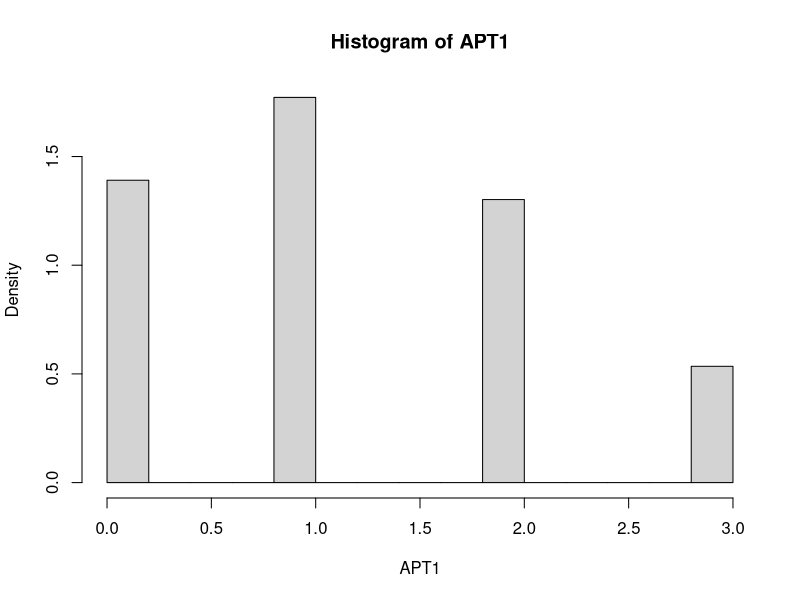
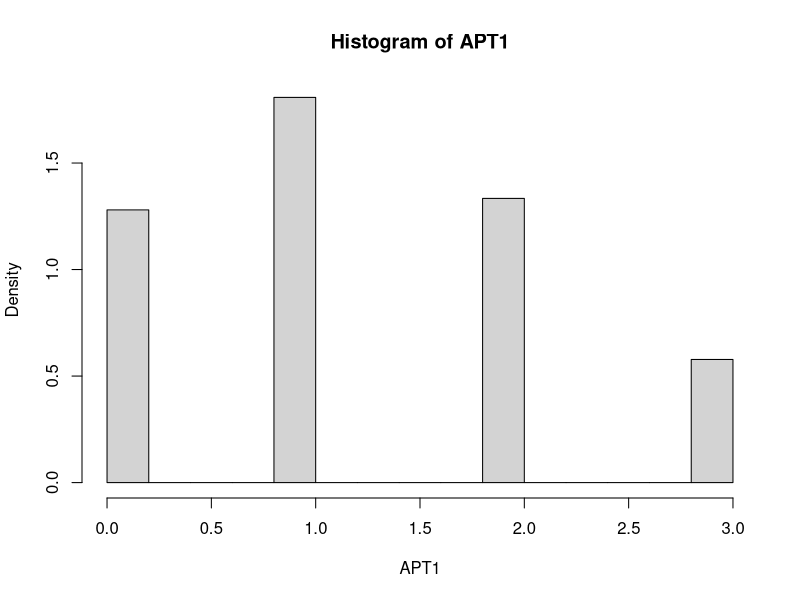
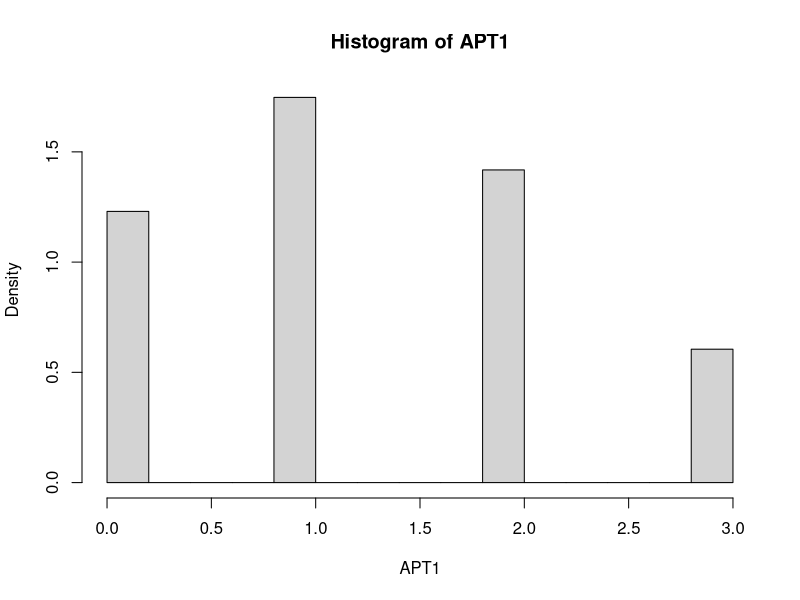
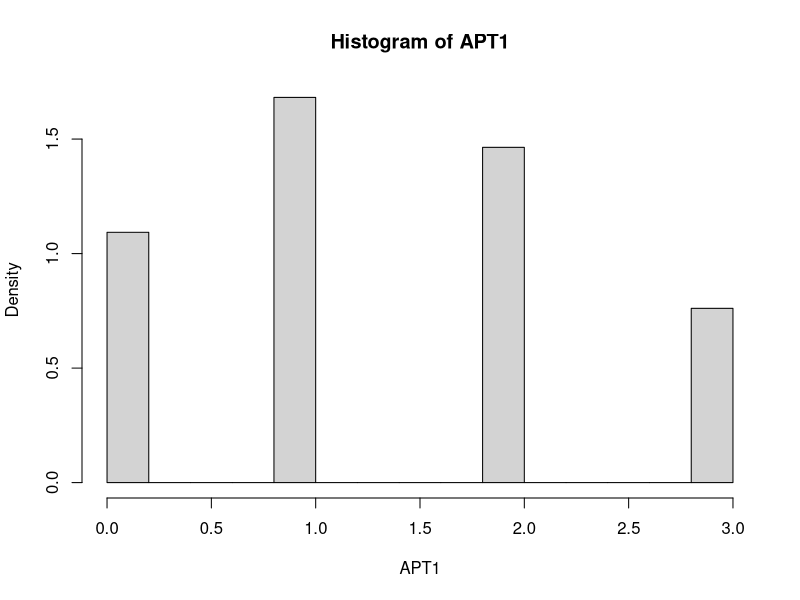
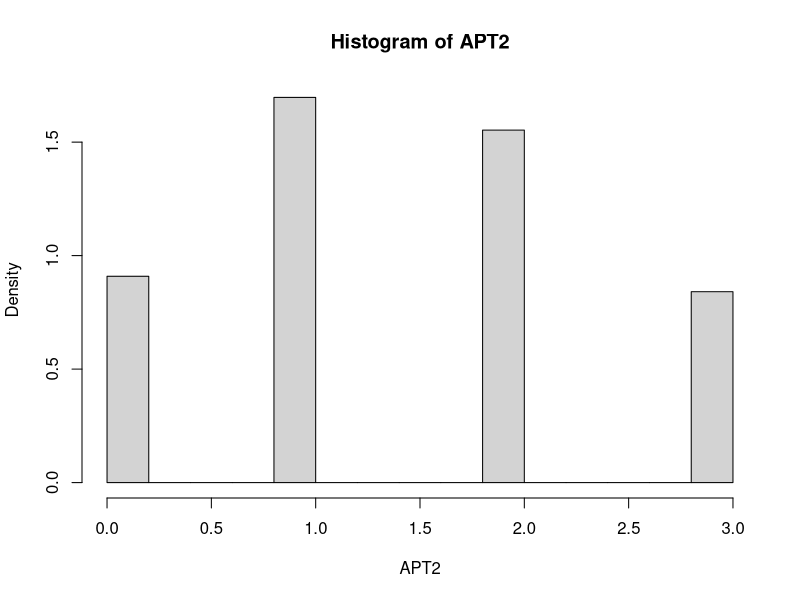
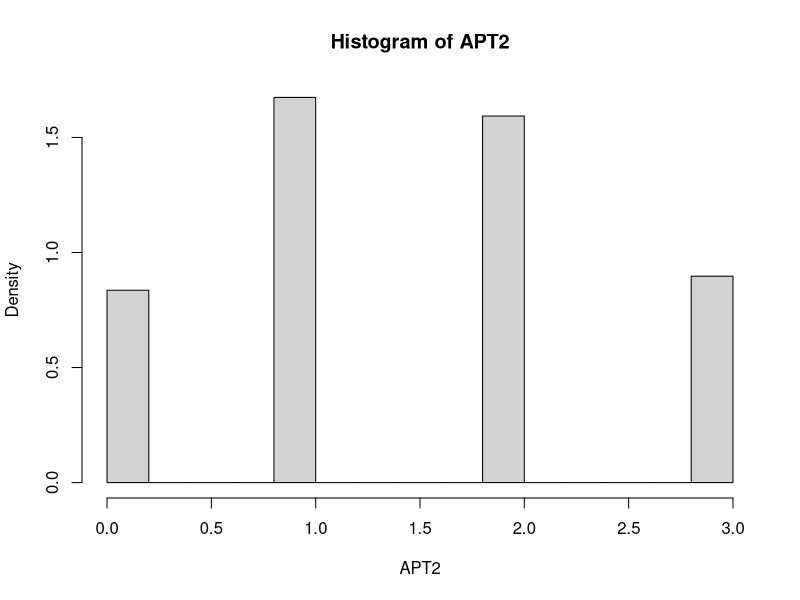
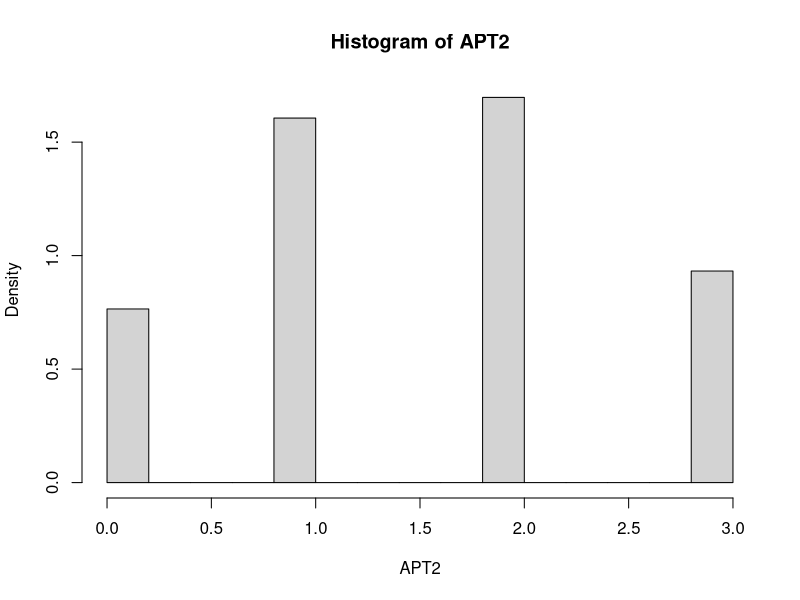
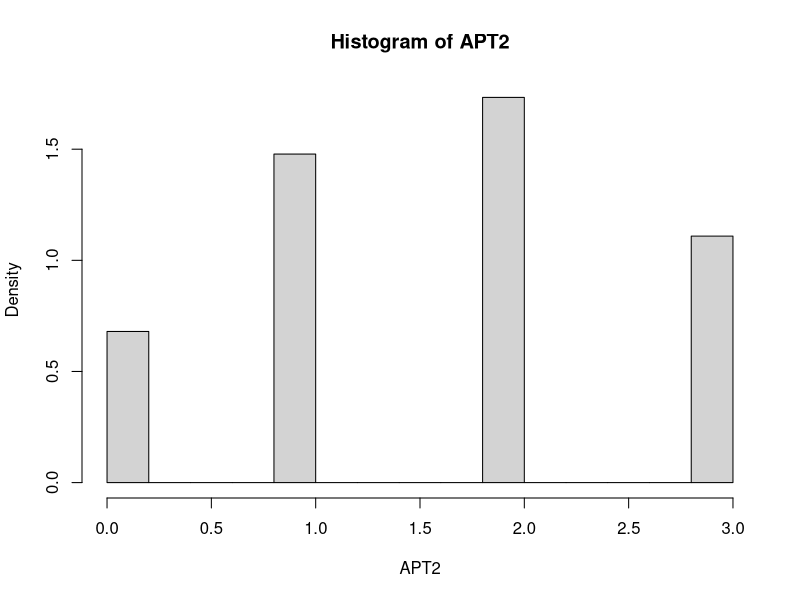

Source code (R) for these figures, in order:
## ---- chunk 1
knitr::opts_chunk$set(echo = TRUE)
## ---- chunk 2
UR <- function(){

}
## ---- chunk 3
#' TSPostdiff AP Test
#'
#' Runs TSPostdiff in two armed scenario for n batches, with given batch size and burnin period, calculate AP Test statistic for each arm.
#' @param pa prior probability of arm a
#' @param pb prior probability of arm b
#' @param n number of trials in one simulation 
#' @param burnin number of batches that runs only uniform random sampling before applying TS-Post Diff to provide more successes and failures in the beta distribution # nolint
#' @param batch number of trials before updating posterior probability
#' 
#' @return vector containing WaldScore[n], reward[n], APT_1, APT_2: the final waldscore, reward, and AP test statistics for both arms

TSPDD <- function(pa, pb, n, c, burnin, batch) {
  # Set arm success and failures
  # ex. [0,1,1,1,2, 3, 3, 4, 5, 6] final index is total successes
  arm_a_successes <- c(0)
  arm_a_failures <- c(0)
  arm_b_successes <- c(0)
  arm_b_failures <- c(0)
  

  arm_a_s <- c(0)
  arm_a_f <- c(0)
  arm_b_s <- c(0)
  arm_b_f <- c(0)
 
  # AP Test statistic for arm a and arm b
  # TODO: referring to arms as a and b, vs 1 and 2?
  APT_1 = 0
  APT_2 = 0
  
  # TODO: unclear variable name - what does abl mean?
  # list that tracks number of successes for all arms
  # history generated for all the arms successes and failures
  abl <- c()
  
  # BURNIN PERIOD: use UR only
  for (i in 1:burnin) {
    # draw_a and draw_b are local variables, determine which arm add the first UR distribution
    # draw a and draw b: allocation probability of arms a and b
    draw_a <- runif(1)
    draw_b <- runif(1)
    
    # if draw a is bigger than draw b
    if (draw_a > draw_b) {
      # "choose arm a"
      # Check if smaller than prior probability, update abl, number of successes & failures for arm a
      # new randomly generated probability is smaller than the prior probability
      # check if arm a was "successful", has reward
      if (runif(1) < pa) {
        # arm a is successufl
        abl[i] <- 1
        arm_a_s <- arm_a_s + 1
      } else {
        # arm a was not successful (not chosen)
        abl[i] <- 0
        arm_a_f <- arm_a_f + 1
      }
    }

    # if draw b is bigger than draw a
    else{
      # Check if smaller than prior probability, update abl, number of successes & failures for arm b
      if (runif(1) < pb) {
        abl[i] <- 1
        arm_b_s <- arm_b_s + 1
      }
      else {
        abl[i] <- 0
        arm_b_f <- arm_b_f + 1
      }
    }

    # Update total number of success and failures for arms a and b
    # TODO: why not directly add to arm_a_successes earlier? Difference between these
    arm_a_successes[i] <- arm_a_s
    arm_a_failures[i] <- arm_a_f
    arm_b_successes[i] <- arm_b_s
    arm_b_failures[i] <- arm_b_f
    
  }

  # NOT BURNIN PERIOD: Use TS or UR depending on difference between posterior probabilities
  
  for (i in (burnin + 1):n) {
    # update posterior probability based on batch size 
    m = i %% batch 
    # Update posterior probability
    if (m == 0){
      draw_a <-
        rbeta(1, arm_a_successes[i - 1] + 1, arm_a_failures[i - 1] + 1) #draw from Beta(alpha, beta) distribution based on current successes & failures
      draw_b <-
        rbeta(1, arm_b_successes[i - 1] + 1, arm_b_failures[i - 1] + 1) # alpha = current successes, beta = current failures of each arm
    }
    # Does not update posterior probability 
    else{
      draw_a <-
        rbeta(1, arm_a_successes[i - m] + 1, arm_a_failures[i - m] + 1) # using the last settings for the distribution (not updated yet)
      draw_b <-
        rbeta(1, arm_b_successes[i - m] + 1, arm_b_failures[i - m] + 1)
    }
    # you can change 1000 to 10000 or whatever to make the result better.
    
    # if difference between the posterior proabilities is smaller than the threshold, use UR
    if (abs(draw_a - draw_b) < c) {
      draw_a <- runif(1)
      draw_b <- runif(1)
    } 
    # otherwise, use TS 
    # TODO: refactor code for TS and UR? avoid repetitive code
    # generate TS based on past history
    else {
      if (m == 0){
        draw_a <-
          rbeta(1, arm_a_successes[i - 1] + 1, arm_a_failures[i - 1] + 1)
        draw_b <-
          rbeta(1, arm_b_successes[i - 1] + 1, arm_b_failures[i - 1] + 1)
      }
      else{
        draw_a <-
          rbeta(1, arm_a_successes[i - m] + 1, arm_a_failures[i - m] + 1)
        draw_b <-
          rbeta(1, arm_b_successes[i - m] + 1, arm_b_failures[i - m] + 1)
      }
      
      # update AP test statistic 1 (without UR sampling)
      if (draw_b >draw_a){
        APT_1 = APT_1 + 1
      }
    }
    # Update arm a and arm b history
    # Always runs, no matter if it is UR or TS 
    if (draw_a > draw_b) {
      if (runif(1) < pa) {
        abl[i] <- 1
        arm_a_s <- arm_a_s + 1
      } else {
        abl[i] <- 0
        arm_a_f <- arm_a_f + 1
      }
    } else{
      if (runif(1) < pb) {
        abl[i] <- 1
        arm_b_s <- arm_b_s + 1
      } else {
        abl[i] <- 0
        arm_b_f <- arm_b_f + 1
      }
    }

    # AP Test statistic 2 (including the ones with UR)
    if (draw_b > draw_a){
      APT_2 <- APT_2 + 1
    }
    arm_a_successes[i] <- arm_a_s
    arm_a_failures[i] <- arm_a_f
    arm_b_successes[i] <- arm_b_s
    arm_b_failures[i] <- arm_b_f
  }


  #TODO: this would be a list?
  # [0,1,1,2] + [1,1,]
  #na: number of times arm A was pulled. nb: same
  na <- arm_a_successes + arm_a_failures
  nb <- arm_b_successes + arm_b_failures
  # estimated posterior probability of arms a and b
  # [] posterior prob for arm a to be successful for each timepoint
  pa_est <- arm_a_successes / na
  pb_est <- arm_b_successes / nb

  # waldScore for confidence interval, is a way to analyze categorical data underlying chi-squared distribution
  # vectors, instead of summation
  WaldScore <-
    (pa_est - pb_est) / sqrt(pa_est * (1 - pa_est) / na + pb_est * (1 - pb_est) /nb)
  
  # vector of rewards (history)
  # expected reward we have from both arms at different sample sizes
  # TODO: rename to expected reward
  reward <- (na * pa + nb * pb) / c(1:n)
  
  # 
  return(c(WaldScore[n], reward[n], APT_1, APT_2))
}
## ---- chunk 4
#' Critical Value (Normal)
#'
#' Finds critical value using normal assumption on LLN
#' @param APT AP Test statistic
#' @param alpha TODO: what is this parameter? 
#' 
#' @return critical value

normal_cv <- function(APT, alpha){
  m <- mean(APT) 
  v <- var(APT)
  sd <- sqrt(v)
  normal_rej <- qnorm(1-alpha)
  cv <- normal_rej * sd + m
  return(cv)
}
## ---- chunk 5
#' Critical Value (Empirical)
#'
#' Finds critical value using empirical assumption on LLN
#' @param APT AP Test statistic
#' @param alpha TODO: what is this parameter?
#' 
#' @return critical value

empirical_cv <- function(APT, alpha){
  cdf = 0
  i = 0 
  while (cdf <= 1- alpha){
    p_i <-sum(APT == i)/length(APT)
    cdf <- sum(cdf, p_i)
    i = i + 1
  }
  return(i-1)
}
## ---- chunk 6

#' Calculating FPR for Effect Size
#'
#' Finds critical value using empirical assumption on LLN
#' @param APT AP Test statistic
#' @param alpha TODO: what is this parameter?
#' 
#' @return critical value
## ---- chunk 7
set.seed(0)
#calculate power and reward in case p0 < p1
alpha <- 0.05
effect_size <- 0 # effect size is 0: no difference between arms
p0 <- 0.5 - effect_size / 2
p1 <- 0.5 + effect_size / 2
N <- 15 # sample_size(total number of trials in one simulation)
B <- 5000 # number of simulations
c <- 0.1 # threshold
burn_in <- 2 # # of burnin trials
n <-  3 # batch_size
Ti <- N/n # num_batches

results <- array(dim = c(B, 4))
for (i in 1:B) {
  results[i,] <-
    TSPDD(
      pa = p0,
      pb = p1,
      n = Ti,
      c = c,
      burnin = burn_in, #burnin=1 means no burnin needs to be larger than batch-1, burnin=2 means there is one UR distribution before apply TSPost-Diff
      batch = n
    ) 
}
average_power = mean(results[, 1] > 1.96)
average_reward = mean(results[, 2])
APT1 = results[,3]
APT2 = results[,4]

#Histogram of APT1
hist(APT1, freq = FALSE)

# empirical and normal CV of APT1 is
em_cv <- empirical_cv(APT1,alpha)
paste('empirical CV is', em_cv)
norm_cv <- normal_cv(APT1,alpha)
paste('normal CV is', norm_cv)

# empirical cdf of APT1 is
F1 <- ecdf(APT1)

# empirical and normal FPR of APT1 is
paste('empirical FPR is', 1-F1(em_cv))
paste('normal FPR is', 1-F1(floor(norm_cv)))
## ---- chunk 8
set.seed(0)
#calculate power and reward in case p1>p2
alpha <- 0.05
effect_size <- 0.05 # effect size is 0.05: difference between arm's rewards is 0.05
p1 <- 0.5 - effect_size / 2
p2 <- 0.5 + effect_size / 2

for (i in 1:B) {
  results[i,] <-
    TSPDD(
      pa = p1,
      pb = p2,
      n = Ti,
      c = c,
      burnin = burn_in, #burnin=1 means no burnin needs to be larger than batch-1
      batch = n
    ) 
}
average_power = mean(results[, 1] > 1.96)
average_reward = mean(results[, 2])
APT1 = results[,3]
APT2 = results[,4]

#Histogram of APT1
hist(APT1, freq = FALSE)
F1 <- ecdf(APT1)

paste('empircal Power is', 1-F1(em_cv))
paste('normal Power is', 1-F1(floor(norm_cv)))
## ---- chunk 9
set.seed(0)
#calculate power and reward in case p1>p2
alpha <- 0.05
effect_size <- 0.1
p1 <- 0.5 - effect_size / 2
p2 <- 0.5 + effect_size / 2

for (i in 1:B) {
  results[i,] <-
    TSPDD(
      pa = p1,
      pb = p2,
      n = Ti,
      c = c,
      burnin = burn_in, #burnin=1 means no burnin needs to be larger than batch-1
      batch = n
    ) 
}
average_power = mean(results[, 1] > 1.96)
average_reward = mean(results[, 2])
APT1 = results[,3]
APT2 = results[,4]
#Histogram of APT1
hist(APT1, freq = FALSE)

F1 <- ecdf(APT1)

paste('empircal Power is', 1-F1(em_cv))
paste('normal Power is', 1-F1(floor(norm_cv)))
## ---- chunk 10
set.seed(0)
#calculate power and reward in case p1>p2
alpha <- 0.05
effect_size <- 0.2
p1 <- 0.5 - effect_size / 2
p2 <- 0.5 + effect_size / 2

for (i in 1:B) {
  results[i,] <-
    TSPDD(
      pa = p1,
      pb = p2,
      n = Ti,
      c = c,
      burnin = burn_in, #burnin=1 means no burnin needs to be larger than batch-1
      batch = n
    ) 
}
average_power = mean(results[, 1] > 1.96)
average_reward = mean(results[, 2])
APT1 = results[,3]
APT2 = results[,4]
#Histogram of APT1
hist(APT1, freq = FALSE)

F1 <- ecdf(APT1)

paste('empircal Power is', 1-F1(em_cv))
paste('normal Power is', 1-F1(floor(norm_cv)))
## ---- chunk 11
set.seed(0)
#calculate power and reward in case p1>p2
alpha <- 0.05
effect_size <- 0
p1 <- 0.5 - effect_size / 2
p2 <- 0.5 + effect_size / 2
results <- array(dim = c(B, 4))
for (i in 1:B) {
  results[i,] <-
    TSPDD(
      pa = p1,
      pb = p2,
      n = Ti,
      c = c,
      burnin = burn_in, #burnin=1 means no burnin needs to be larger than batch-1
      batch = n
    ) 
}
average_power = mean(results[, 1] > 1.96)
average_reward = mean(results[, 2])
APT1 = results[,3]
APT2 = results[,4]
#Histogram of APT1
hist(APT2, freq = FALSE)

# emipircal CV of APT1 is
em_cv <- empirical_cv(APT2,alpha)
paste('empirical CV is', em_cv)
# normal CV of APT1 is

norm_cv <- normal_cv(APT2,alpha)
paste('normal CV is', norm_cv)

# empirical cdf of APT1 is

F1 <- ecdf(APT2)

paste('empircal FPR is', 1-F1(em_cv))
paste('normal FPR is', 1-F1(floor(norm_cv)))
## ---- chunk 12
set.seed(0)
#calculate power and reward in case p1>p2
alpha <- 0.05
effect_size <- 0.05
p1 <- 0.5 - effect_size / 2
p2 <- 0.5 + effect_size / 2

for (i in 1:B) {
  results[i,] <-
    TSPDD(
      pa = p1,
      pb = p2,
      n = Ti,
      c = c,
      burnin = burn_in, #burnin=1 means no burnin needs to be larger than batch-1
      batch = n
    ) 
}
average_power = mean(results[, 1] > 1.96)
average_reward = mean(results[, 2])
APT1 = results[,3]
APT2 = results[,4]
#Histogram of APT1
hist(APT2, freq = FALSE)

F1 <- ecdf(APT2)

paste('empircal Power is', 1-F1(em_cv))
paste('normal Power is', 1-F1(floor(norm_cv)))
## ---- chunk 13
set.seed(0)
#calculate power and reward in case p1>p2
alpha <- 0.05
effect_size <- 0.1
p1 <- 0.5 - effect_size / 2
p2 <- 0.5 + effect_size / 2

for (i in 1:B) {
  results[i,] <-
    TSPDD(
      pa = p1,
      pb = p2,
      n = Ti,
      c = c,
      burnin = burn_in, #burnin=1 means no burnin needs to be larger than batch-1
      batch = n
    ) 
}
average_power = mean(results[, 1] > 1.96)
average_reward = mean(results[, 2])
APT1 = results[,3]
APT2 = results[,4]
#Histogram of APT1
hist(APT2, freq = FALSE)

F1 <- ecdf(APT2)

paste('empircal Power is', 1-F1(em_cv))
paste('normal Power is', 1-F1(floor(norm_cv)))
## ---- chunk 14
set.seed(0)
#calculate power and reward in case p1>p2
alpha <- 0.05
effect_size <- 0.2
p1 <- 0.5 - effect_size / 2
p2 <- 0.5 + effect_size / 2

for (i in 1:B) {
  results[i,] <-
    TSPDD(
      pa = p1,
      pb = p2,
      n = Ti,
      c = c,
      burnin = burn_in, #burnin=1 means no burnin needs to be larger than batch-1
      batch = n
    )
}
average_power = mean(results[, 1] > 1.96)
average_reward = mean(results[, 2])
APT1 = results[,3]
APT2 = results[,4]
#Histogram of APT1
hist(APT2, freq = FALSE)

F1 <- ecdf(APT2)

paste('empircal Power is', 1-F1(em_cv))
paste('normal Power is', 1-F1(floor(norm_cv)))
## ---- chunk 15
m <- mean(APT2)
sd <- sqrt(var(APT2))

hist((APT2-m)/sd)
